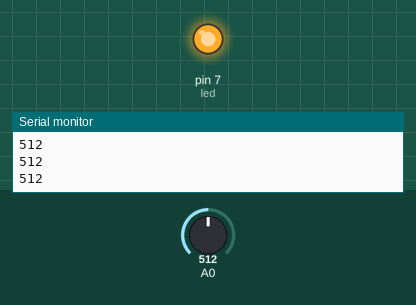
Simulated run of this sketch. Board: Arduino Uno, built with avr-gcc and run on an emulated ATmega328P. Shown: output pins drawn as LEDs (lit = HIGH), the last lines printed to the serial monitor. Inputs (shaded band) come from the test bench; at power-on: A0 = 512.

Above: at 1.2 s.
1.3 s: A0 set to 490
At 2.0 s:
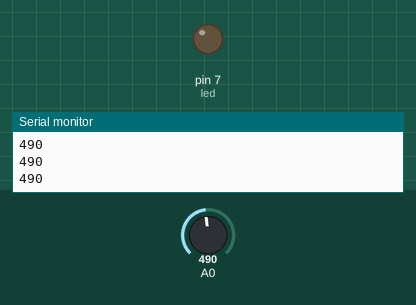
2.8 s: A0 set to 510
At 4.0 s:
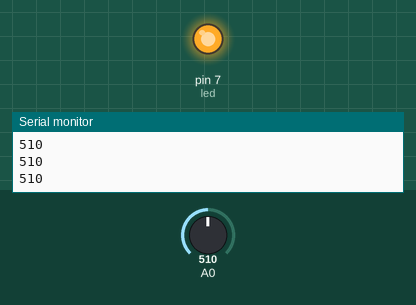
4.3 s: A0 set to 306
At 5.3 s:
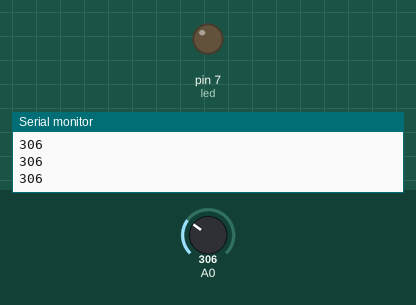
Timing chart, 0 to 7.3 s (numbered marks = the images above; inputs shaded):
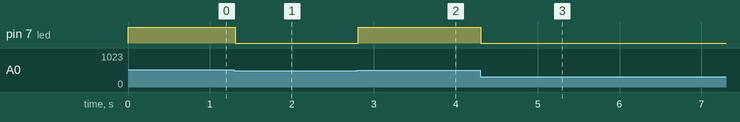

Measured:
- the behaviour switches between 500 and 499 on A0 (found by bisection; images 0 and 1)
- after the input at 1.3 s, pin 7 (led): HIGH → LOW at once
- after the input at 2.8 s, pin 7 (led): LOW → HIGH at once
- after the input at 4.3 s, pin 7 (led): HIGH → LOW at once

The sketch:

task3_p2_Code.ino
```cpp
//define variables
int led=7;
void setup()
{
 Serial.begin(9000);
  // initialize the LED pin as an output:
 pinMode(led,OUTPUT) ;
}

void loop()
{
  int phoRseistor= analogRead(A0) ;
  Serial.println(phoRseistor) ;
  //check condition
  if(phoRseistor<500)
  {
    digitalWrite(led,LOW) ;
  }
  else{
    digitalWrite(led,HIGH) ;
  }
}
```
